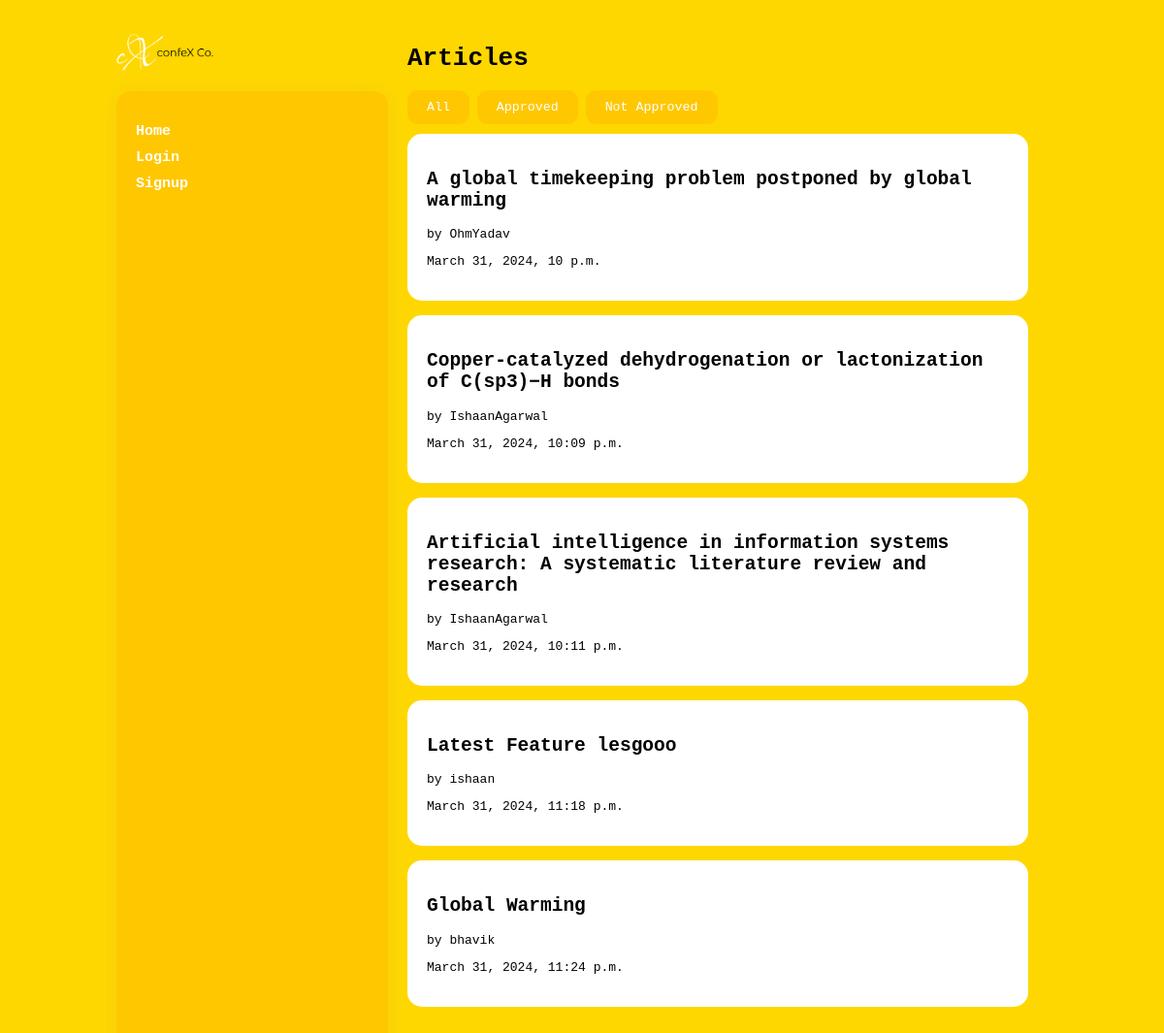
The page /articles/ on the database as committed earlier.
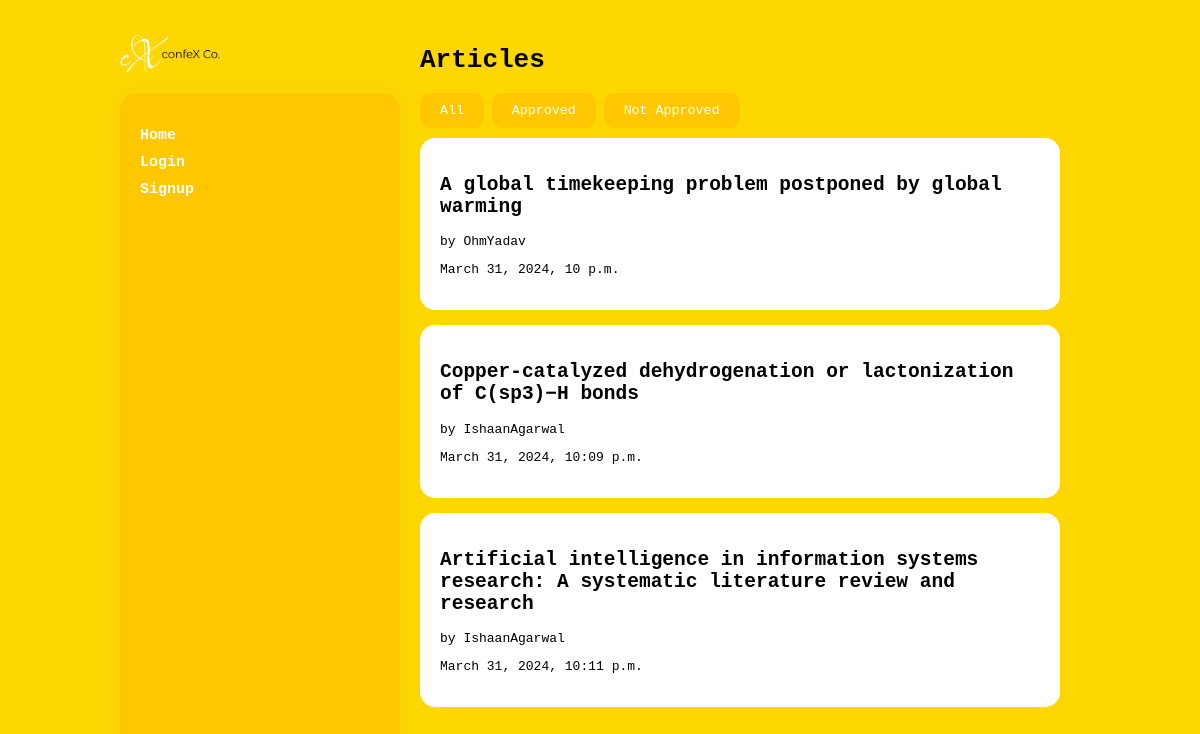
The same page on the database as committed later.
### articles/models.py (models this page shows, shortened)
class Article(models.Model):
    title = models.CharField(max_length=100)
    slug = models.SlugField()
    body = models.TextField()
    date = models.DateTimeField(auto_now_add=True)
    thumb = models.ImageField(default='default1.png', blank=True)
    author = models.ForeignKey(User, default=None, on_delete=models.CASCADE)
    approved = models.BooleanField(default=False)
    pdf = models.FileField(upload_to='pdfs/', blank=True)
    email = models.EmailField()
    organization = models.CharField(max_length=255)

### articles/views.py (the view)
# urls.py: path('', views.article_list, name='list'),
def article_list(request):
    articles = Article.objects.all().order_by('date')
    return render(request, 'articles/article_list.html', {'articles': articles})

### articles/templates/articles/article_list.html (shortened to what this page needs)
{% extends 'base_layout.html' %}
{% block content %}
    <h1>Articles</h1>
    <button class="filter-btn" data-filter="all">All</button>
    <button class="filter-btn" data-filter="approved">Approved</button>
    <button class="filter-btn" data-filter="not-approved">Not Approved</button>
    <div id="article-container">
        {% for article in articles %}
            <a href="{% url 'articles:detail' slug=article.slug %}" class="article-link">
                <div class="article-cell {% if article.approved %}approved{% else %}not-approved{% endif %}">
                    <h2>{{ article.title }}</h2>
                    <p>by {{ article.author }}</p>
                    <p>{{ article.date }}</p>
                </div>
            </a>
            <br>
        {% endfor %}
    </div>
{% endblock %}

Rows that differ between the two databases and show on the page:
removed Article: title "Latest Feature lesgooo", author "ishaan", date "March 31, 2024, 11:18 p.m."
removed Article: title "Global Warming", author "bhavik", date "March 31, 2024, 11:24 p.m."
